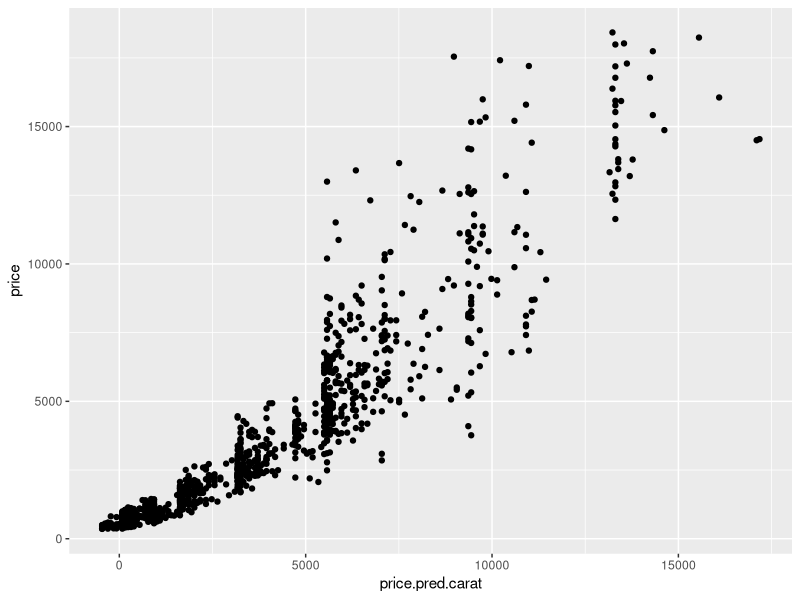
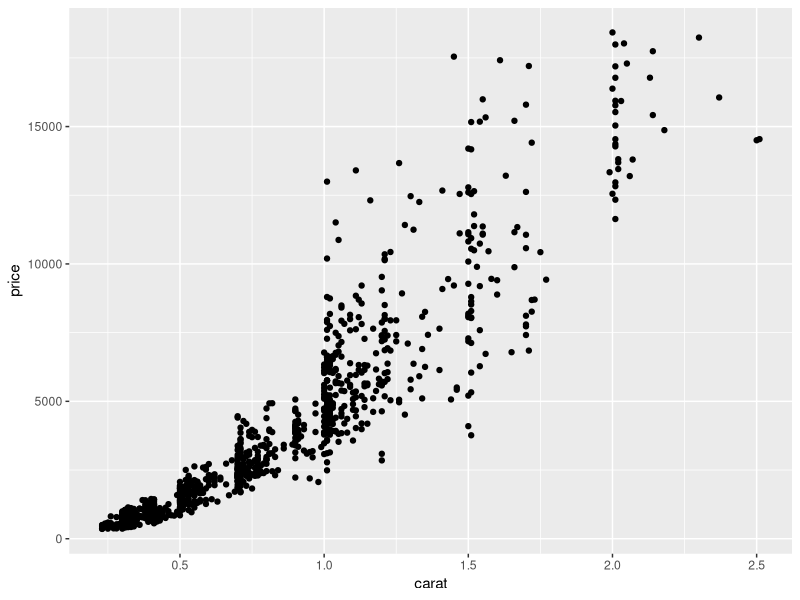
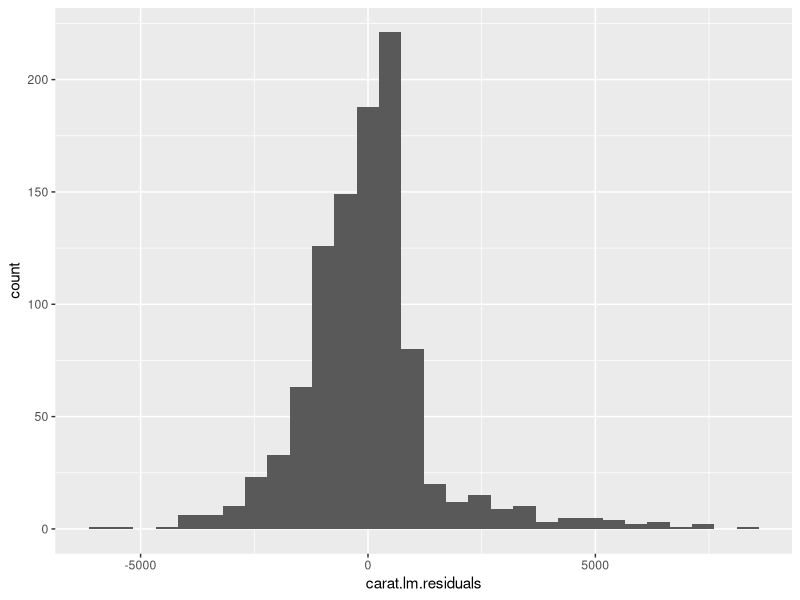
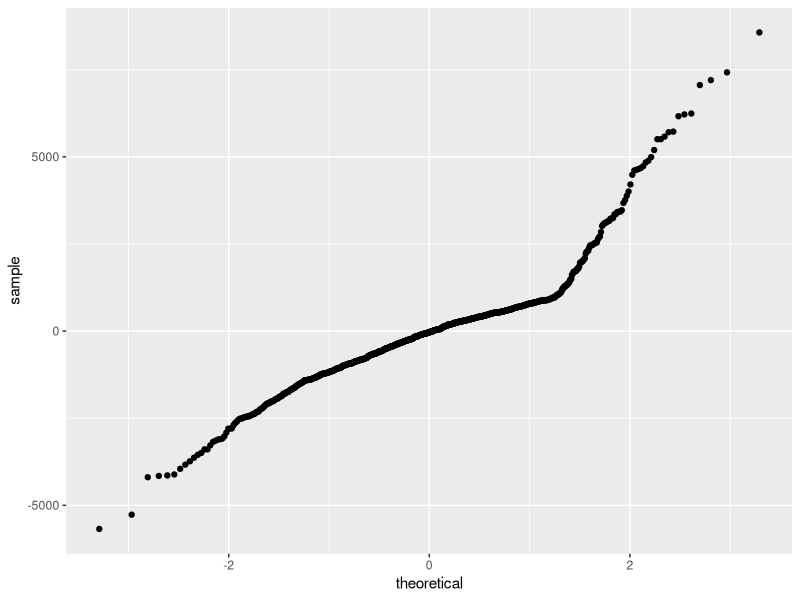
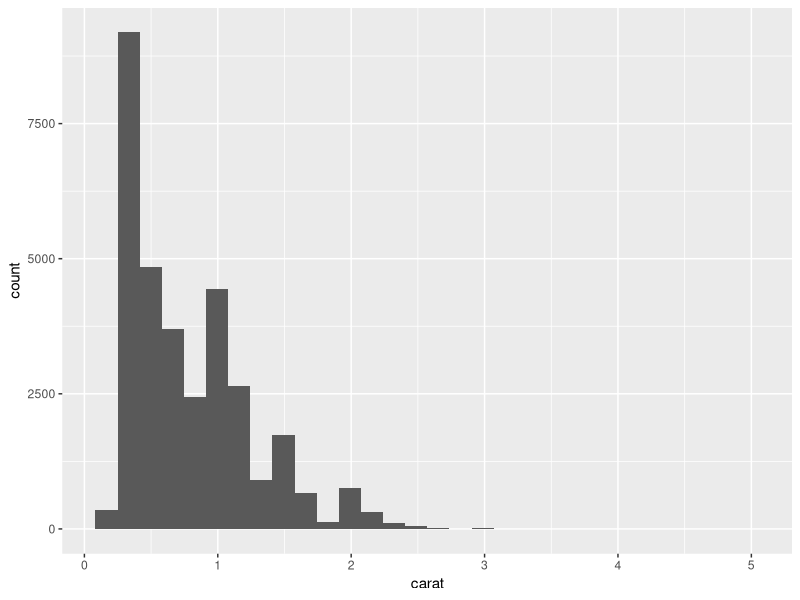
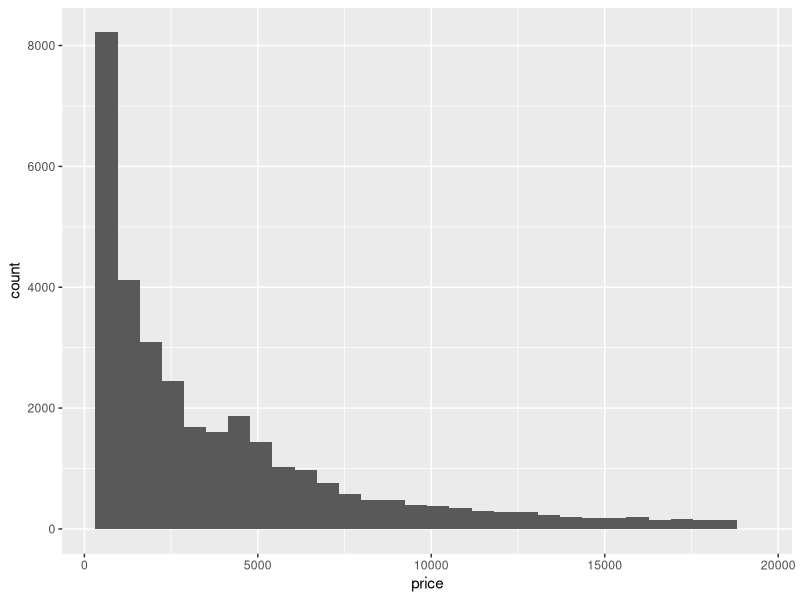
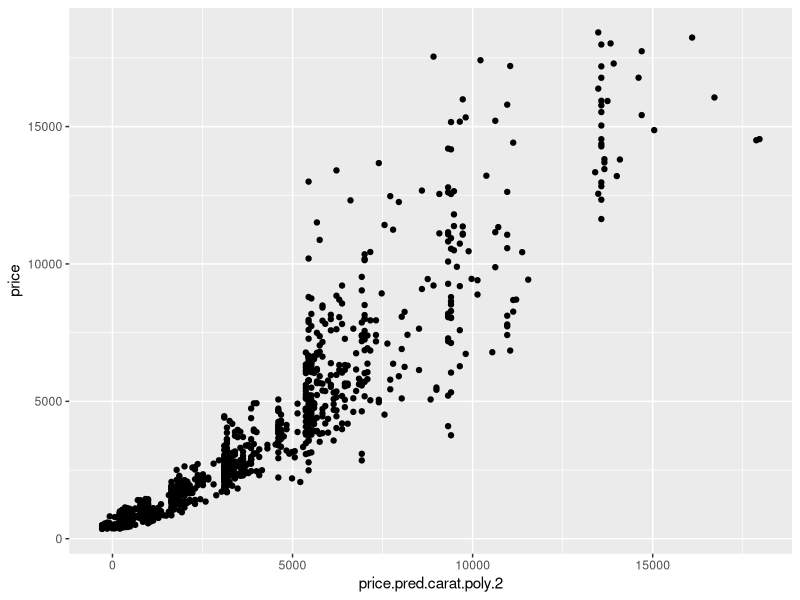
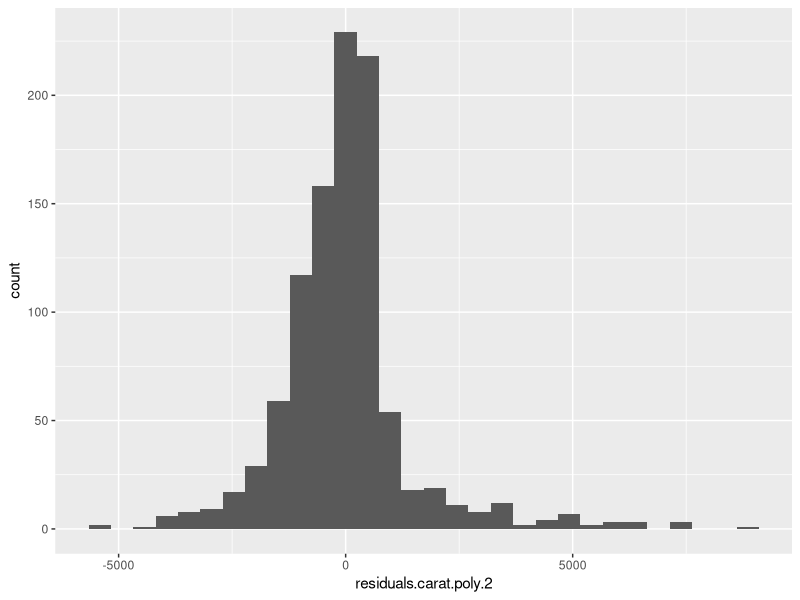

These figures' R source, in order:
library(tidyverse)

# check out our data
diamonds

# TODO some visualizations / data exploration

# training/test/validation split
set.seed(12345)
train.proportion <- 0.6
test.proportion <- 0.2
validation.proportion <- 0.2

# pull out the training data
train.index <- sample(1:nrow(diamonds), nrow(diamonds)*train.proportion)
train.data <- diamonds[train.index,]

# select test and validation from what's left over
holdout.data <- diamonds[-train.index,]
test.index <- sample(1:nrow(holdout.data), nrow(diamonds)*test.proportion)
test.data <- holdout.data[test.index,]
validation.data <- holdout.data[-test.index,]


### train a linear regression model using a single variable as predictor
carat.lm <- lm(data = train.data, price ~ carat)
summary(carat.lm)

train.data$price.pred.carat <- predict(carat.lm, newdata=train.data)

# sample just 1000 points from the validation data for easy plotting
train.data.sample.idx <- sample(1:nrow(train.data), 1000)

# plot price vs. the model predictions
ggplot(data=train.data[train.data.sample.idx,]) + 
  geom_point(mapping = aes(x=price.pred.carat,y=price))

# compare with the plot of price vs carat directly
ggplot(data=train.data[train.data.sample.idx,]) + 
  geom_point(mapping = aes(x=carat,y=price))

# check out the distribution of residuals for this model
train.data$carat.lm.residuals <- train.data$price - train.data$price.pred.carat
ggplot(data=train.data[train.data.sample.idx,]) +
  geom_histogram(mapping = aes(x=carat.lm.residuals))

# QQ plot for an assumed normal distribution
# TODO decide whether this should actually be included
ggplot(data=train.data[train.data.sample.idx,]) +
  stat_qq(mapping = aes(sample=carat.lm.residuals),
          distribution = stats::qnorm)

# look at the distributions of carat and price independently
ggplot(data=train.data) +
  geom_histogram(mapping = aes(x=carat))

ggplot(data=train.data) +
  geom_histogram(mapping = aes(x=price))

# TODO try a variable transformation on price and carat


### Polynomial models ###

# try adding a higher-order term
# aka fitting price to a 2nd-order polynomial of carat
carat.lm.poly.2 <- lm(data = train.data, price ~ carat + I(carat^2))
summary(carat.lm.poly.2)

# plot price vs predicted price for the polynomial model
train.data$price.pred.carat.poly.2 <- predict(carat.lm.poly.2, newdata=train.data)
ggplot(data=train.data[train.data.sample.idx,]) + 
  geom_point(mapping = aes(x=price.pred.carat.poly.2,y=price))

# look at the distribution of residuals
train.data$residuals.carat.poly.2 <- train.data$price - train.data$price.pred.carat.poly.2
ggplot(data=train.data[train.data.sample.idx,]) +
  geom_histogram(mapping = aes(x=residuals.carat.poly.2))

# QQ plot of poly 2 residuals vs a normal distribution
ggplot(data=train.data[train.data.sample.idx,]) +
  stat_qq(mapping = aes(sample=residuals.carat.poly.2),
          distribution = stats::qnorm)

# try a 3rd-order polynomial
carat.lm.poly.3 <- lm(data = train.data, price ~ carat + I(carat^2) + I(carat^3))
summary(carat.lm.poly.3)

# plot price vs predicted price for the 3rd-order polynomial model
train.data$price.pred.carat.poly.3 <- predict(carat.lm.poly.3, newdata=train.data)

ggplot(data=train.data[train.data.sample.idx,]) + 
  geom_point(mapping = aes(x=price.pred.carat.poly.3,y=price))

# look at the distribution of residuals
train.data$residuals.carat.poly.3 <- train.data$price - train.data$price.pred.carat.poly.3
ggplot(data=train.data[train.data.sample.idx,]) +
  geom_histogram(mapping = aes(x=residuals.carat.poly.3))

# QQ plot of poly 3 residuals vs a normal distribution
ggplot(data=train.data[train.data.sample.idx,]) +
  stat_qq(mapping = aes(sample=residuals.carat.poly.3),
          distribution = stats::qnorm)




# train a basic linear model to predict price using all other variables as predictors
dlm <- lm(data = train.data, price ~ .)
summary(dlm)




